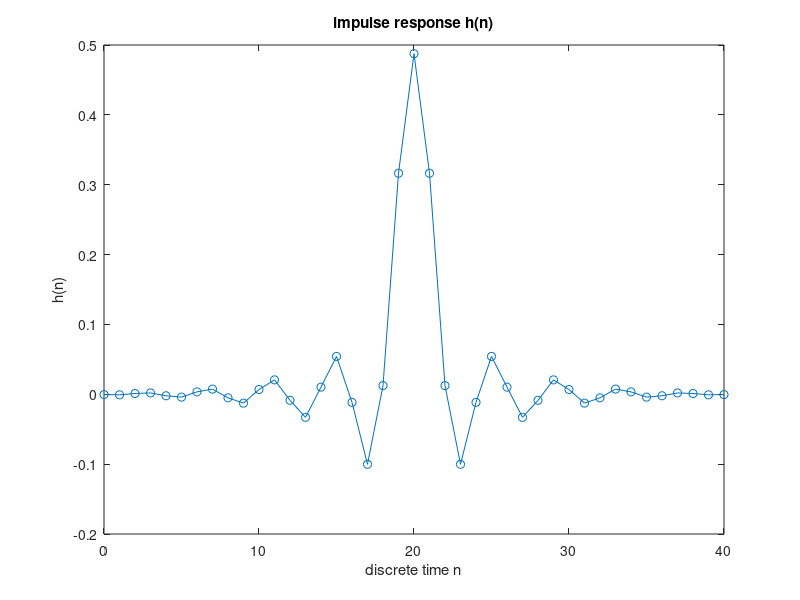
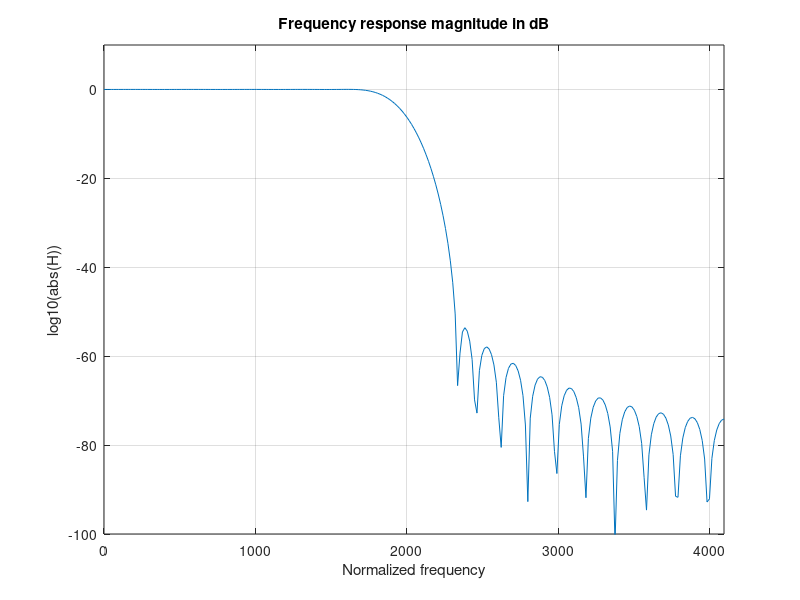
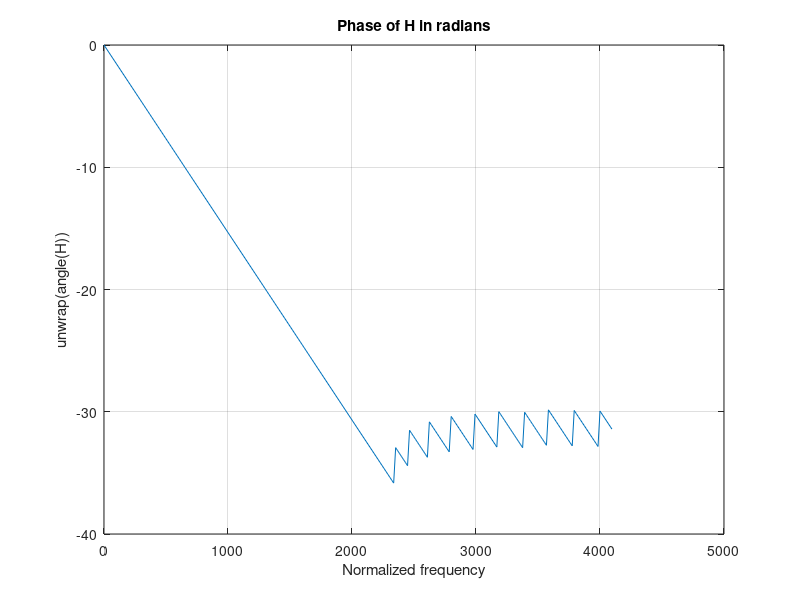

Here is the MATLAB script that generated these plots, in order:
clear
fs=8192; % Sampling rate
% Lowpass FIR filter design
M=40; % Length of FIR filter
Wn=2*2000/fs; % Normalized frequency in Matlab
% Various Window functions
%h=fir1(M,Wn,blackman(M+1));
%h=fir1(M,Wn,boxcar(M+1));
%h=fir1(M,Wn,hanning(M+1));
%h=fir1(M,Wn,hamming(M+1));
h=fir1(M,Wn,kaiser(M+1,5.0));
figure(1),clf
plot((0:M),h,'-o')
xlabel('discrete time n')
ylabel('h(n)')
title('impulse response h(n)')
% Calculate frequency response of digital FIR filter
N=512;
H=fft(h,N); % FFT with zero padding
f=(0:1/N:1/2)*fs;
figure(2),clf
plot(f,20*log10(abs(H(1:N/2+1))))
grid on
axis([0 fs/2 -100 10])
xlabel('Normalized frequency')
ylabel('log10(abs(H))')
title('Frequency response magnitude in dB')
figure(21),clf
plot(f,unwrap(angle(H(1:N/2+1))))
grid on
xlabel('Normalized frequency')
ylabel('unwrap(angle(H))')
title('Phase of H in radians')